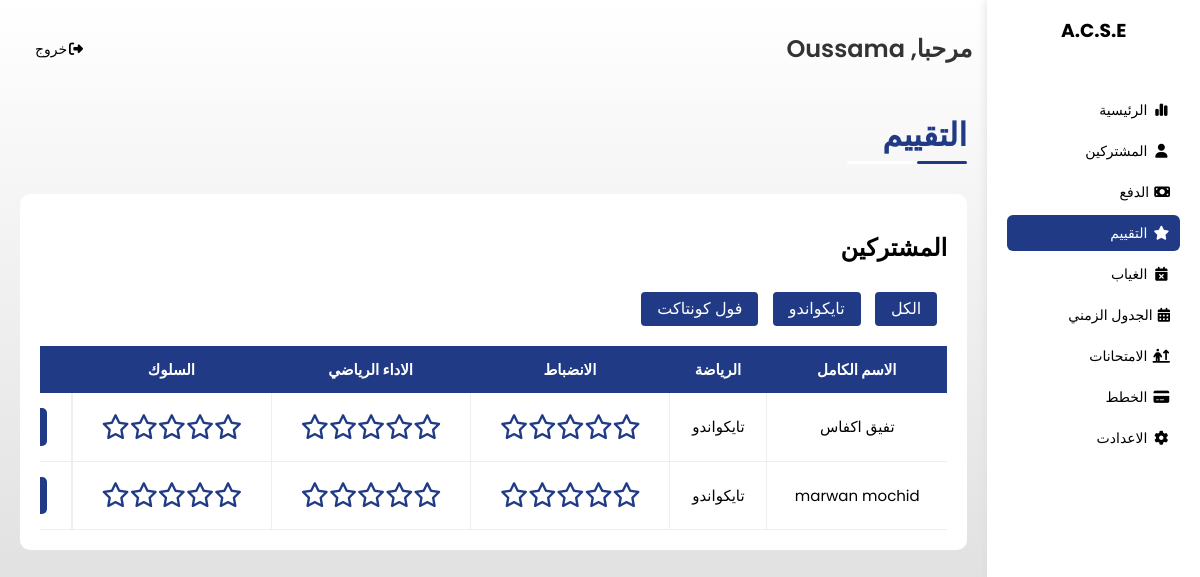
The app's page /assets/admin/evaluation.php (signed in) with its own data.
### tables this page shows
CREATE TABLE `adherents` (
  `identifier` varchar(20) NOT NULL,
  `nom` varchar(50) NOT NULL,
  `prenom` varchar(50) NOT NULL,
  `date_naissance` date NOT NULL,
  `poids` decimal(5,2) NOT NULL,
  `type` varchar(50) NOT NULL,
  `date_adhesion` date NOT NULL DEFAULT curdate(),
  `image_path` varchar(255) DEFAULT NULL,
  `BC_path` varchar(255) DEFAULT NULL,
  `guardian_name` varchar(50) DEFAULT NULL,
  `guardian_phone` varchar(15) DEFAULT NULL,
  `second_guardian_phone` varchar(15) DEFAULT NULL,
  `address` varchar(255) DEFAULT NULL,
  `health_status` varchar(20) DEFAULT NULL,
  `blood_type` varchar(50) DEFAULT NULL,
  `status` varchar(50) DEFAULT 'pending',
  `current_belt` varchar(50) DEFAULT NULL,
  `next_belt` varchar(50) DEFAULT NULL,
  `licence` varchar(250) DEFAULT NULL,
  `note` text DEFAULT NULL
);

### assets/admin/evaluation.php (the view, shortened to what this page needs)
<!DOCTYPE html>
<html lang="en">
<head>
    <link rel="stylesheet" href="../css/framework.css">
    <link rel="stylesheet" href="../css/dashbord.css">
    <link rel="stylesheet" href="../css/normalize.css" />
    <link rel="stylesheet" href="../css/all.min.css" />
    <link rel="stylesheet" href="https://cdn.jsdelivr.net/npm/toastify-js/src/toastify.min.css">
</head>
<body dir="rtl">
    <div class="page d-flex">
        <?php require 'sidebar.php'; ?>
        <div class="content w-full">
            <?php require 'header.php'; ?>
            <h1 class="p-relative">التقييم</h1>
            <div class="absences p-20 bg-fff rad-10 m-20">
                <h2 class="mt-0 mb-20 mt-20">المشتركين</h2>
                <div class="responsive-table special">
                    <div class="options w-full">
                        <div class="branch-filter mt-10 mb-10">
                            <button class="btn-shape bg-c-60 color-fff active mb-10" data-branch="all">الكل</button>
                            <button class="btn-shape bg-c-60 color-fff mb-10" data-branch="تايكواندو">تايكواندو</button>
                            <button class="btn-shape bg-c-60 color-fff mb-10" data-branch="فول كونتاكت">فول كونتاكت</button>
                        </div>
                    </div>
                    <table class="fs-15 w-full" id="adherent-list">
                        <thead>
                            <tr>
                                <th>الاسم الكامل</th>
                                <th>الرياضة</th>
                                <th>الانضباط</th>
                                <th>الاداء الرياضي</th>
                                <th>السلوك</th>
                                <th>الإجراء</th>
                            </tr>
                        </thead>
                        <tbody>
                            <?php
                            $stmt1 = $conn->prepare("SELECT * FROM adherents WHERE status = ?");
                            $status_active = 'active';
                            $stmt1->bind_param("s", $status_active);
                            $stmt1->execute();
                            $result1 = $stmt1->get_result();
                            $currentMonth = date('m');
                            $currentYear = date('Y');
                            if ($result1->num_rows > 0) {
                                while ($rows1 = $result1->fetch_assoc()) {
                                    $stmt2 = $conn->prepare("SELECT * FROM adherents WHERE identifier = ?");
                                    $stmt2->bind_param("s", $rows1['identifier']);
                                    $stmt2->execute();
                                    $res1 = $stmt2->get_result();
                                    $row1 = $res1->fetch_assoc();
                                    $stmt3 = $conn->prepare("SELECT * FROM evaluations WHERE identifier = ? AND month = ? AND year = ?");
                                    $stmt3->bind_param("sii", $rows1['identifier'], $currentMonth, $currentYear);
                                    $stmt3->execute();
                                    $res2 = $stmt3->get_result();
                                    $evaluation = $res2->fetch_assoc();
                                    $discipline = $evaluation['discipline'] ?? 0;
                                    $performance = $evaluation['performance'] ?? 0;
                                    $behavior = $evaluation['behavior'] ?? 0;
                                    echo "<form action='../php/save_evaluation.php' method='post'>";
                                    echo "<tr data-branch='" . htmlspecialchars($row1['type']) . "'>";
                                    echo "<td>" . htmlspecialchars($row1['prenom'] . " " . $row1['nom']) . "</td>";
                                    echo "<td>" . htmlspecialchars($row1['type']) . "</td>";
                                    echo "<td>";
                                    for ($i = 0; $i < 5; $i++) {
                                        $class = $i < $discipline ? 'fa-solid' : 'fa-regular';
                                        echo "<i class='$class fa-star' data-index='$i'></i>";
                                    }
                                    echo "</td>";
                                    echo "<td>";
                                    for ($i = 0; $i < 5; $i++) {
                                        $class = $i < $performance ? 'fa-solid' : 'fa-regular';
                                        echo "<i class='$class fa-star' data-index='$i'></i>";
                                    }
                                    echo "</td>";
                                    echo "<td>";
                                    for ($i = 0; $i < 5; $i++) {
                                        $class = $i < $behavior ? 'fa-solid' : 'fa-regular';
                                        echo "<i class='$class fa-star' data-index='$i'></i>";
                                    }
                                    echo "</td>";
                                    echo "<td><input type='hidden' name='identifier' value='" . htmlspecialchars($row1['identifier']) . "'>";
                                    echo "<button type='submit' class='btn-shape bg-c-60 color-fff'>حفض</button></td>";
                                    echo "</tr>";
                                    echo "</form>";
                                }
                            } else {
                                echo "<tr><td colspan='6' class='no-results'>لم يتم العثور على أعضاء</td></tr>";
                            }
                            ?>
                        </tbody>
                    </table>
                </div>
            </div>
        </div>
    </div>
</body>
</html>

### assets/css/framework.css (style rules this page uses)
:root { --color-60: #203a85; --color-60-Tr: #203a8580; --color-30: #fff; --color-10: #333333; --color-10-transparent: #3333331a; --color-second: #d6d6d6; --color-aaa: #aaa; --color-333: #333; --color-f8f9fa: #f8f9fa; --c-f00: #f00; }
.d-flex { display: flex; }
.p-20 { padding: 20px; }
.m-20 { margin: 20px; }
.mt-0 { margin-top: 0; }
.mt-10 { margin-top: 10px; }
.mt-20 { margin-top: 20px; }
.mb-10 { margin-bottom: 10px; }
.mb-20 { margin-bottom: 20px; }
.bg-fff { background-color: var(--color-30); }
.bg-c-60 { background-color: var(--color-60); }
.color-fff { color: var(--c-fff); }
.p-relative { position: relative; }
.fs-15 { font-size: 15px; }
.rad-10 { border-radius: 10px; -webkit-border-radius: 10px; -moz-border-radius: 10px; -ms-border-radius: 10px; -o-border-radius: 10px; }
.w-full { width: 100%; }

### assets/css/dashbord.css (style rules this page uses)
:root { --color-60: #203a85; --color-60-Tr: #203a8580; --color-30: #fff; --color-10: #333333; --color-10-transparent: #3333331a; --color-second: #d6d6d6; --color-aaa: #aaa; --color-333: #333; --c-fff: #fff; --c-f00: #f00; }
* { box-sizing: border-box; }
body { margin: 0; font-family: 'Poppins', 'Work Sans', sans-serif; }
.content { overflow: hidden; }
.page { background-image: linear-gradient(180deg, var(--color-30) 0%, var(--color-second) 100%); min-height: 100vh; width: 100%; }
.page h1 { margin: 20px 20px 40px; color: var(--color-60); }
.page h1::before, .page h1::after { content: ""; height: 3px; position: absolute; bottom: -10px; right: 0; border-radius: 10px; -webkit-border-radius: 10px; -moz-border-radius: 10px; -ms-border-radius: 10px; -o-border-radius: 10px; }
.page h1::before { background-color: var(--color-30); width: 120px; }
.page h1::after { background-color: var(--color-60); width: 50px; }
.btn-shape { padding: 10px 20px; border: none; border-radius: 5px; cursor: pointer; }
.branch-filter button { margin-right: 10px; padding: 8px 16px; border: none; border-radius: 4px; background-color: var(--color-60); color: #fff; cursor: pointer; }
.absences .responsive-table, .horaire .responsive-table { overflow-x: auto; }
.absences table, .horaire table { min-width: 1000px; border-spacing: 0; }
.absences thead th, .horaire th { background-color: var(--color-60); color: var(--color-30); }
.absences table th, .absences table td, .horaire table th, .horaire table td { padding: 15px; text-align: center; }
.absences tbody td, .horaire tbody td { border-bottom: 1px solid #eee; border-left: 1px solid #eee; transition: .3s; -webkit-transition: .3s; -moz-transition: .3s; -ms-transition: .3s; -o-transition: .3s; }
.special tbody td:last-child, .horaire tbody td:last-child { border-right: 1px solid #eee; }
.special tbody td:last-child { display: flex; flex-direction: column; align-items: center; justify-content: center; }
form { display: flex; flex-direction: column; }

### assets/admin/evaluation.php (style rules this page uses)
table i { color: #203a85; font-size: 25px; }

### records on screen
adherents: prenom+nom "تفيق اكفاس", type "تايكواندو"
adherents: prenom+nom "marwan mochid", type "تايكواندو"

### other values on screen
$user_name "Oussama"
